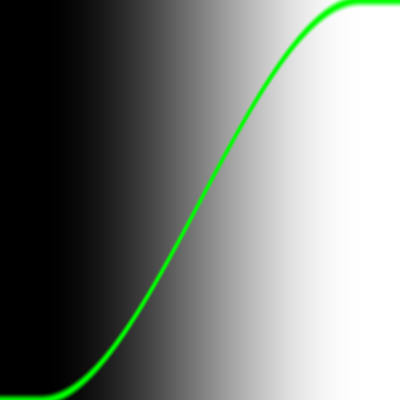
Frame 1 (no input)
Frame 60 (the mouse pressed at the canvas centre just before this capture): identical to frame 1, image omitted
Frame 120 (the mouse held since frame 60 and released just before this capture): identical to frame 1, image omitted

The Processing sketch that drew this single still picture (run headless with seeded random() and noise(); from frame 60 on, the mouse is pressed at the canvas centre):

// Processing sketch: plt
// ── plt.pde
// draw a curve to represent a x-val relationship
float plt(float x, float y, float val) {
    return smoothstep( val-0.02, val, y ) - smoothstep( val, val+0.02, y ); // upper half - lower half
    // the weight of curve currently is 0.02*2 = 0.04
    // this could draw any curves if you change the third parameter of smoothstep
}

color sim_fragshader(float x, float y) {
    // this is orginally called y by thebookofshader 
    // but I call it val, and the image, from left to right reflects the val 
    // I might change my mind as codin goes on, also in the bookofshader he used pct
    // (maybe means percentage) to reflect the val, but I think I'm going to use val

    // val is 0 when x = 0.2 and smoothly goes to 1 when x reaches 0.5
    float val = smoothstep(0.1, 0.9, x); 
    float p = plt(x,y,val);
    // a green curve merges with a background color val as x increases
    // when p = 1, the background color(val) dodge the curve(p)
    
    return color((1-p)*val, (1-p)*val+p, (1-p)*val, 1.0); // gl_FragColor 
}



float smoothstep(float start, float stop, float val) {
    if (val < start) return 0.0f;
    if (val >= stop) return 1.0f;
    float k = constrain((val-start)/(stop-start), 0, 1);
    return k*k*(-2*k+3);
}

void setup() { 
    size(400, 400);
    colorMode(RGB, 1);
} 

void draw() { 
    background(0);
    loadPixels();
    // simulate shader by start drawing from lower left corner
    for (float i = 0; i < width; ++i) {
        for (float j = height - 1; j >= 0; --j) {
            // also simulate shader by let x and y be 0 at the lower left corner 
            pixels[int(j*width + i)] = sim_fragshader(i/width, 1-j/height);
        }
    }
    updatePixels();
} 
